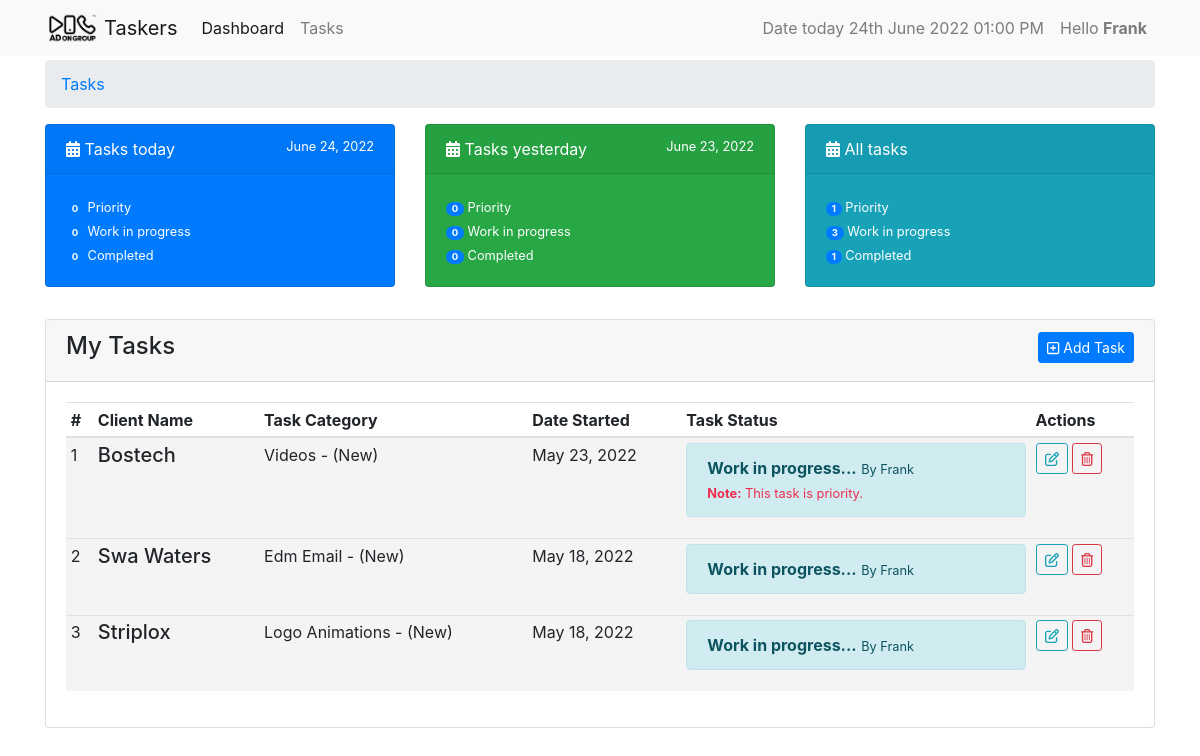
The page /tasks/ (signed in) on the database as committed earlier.
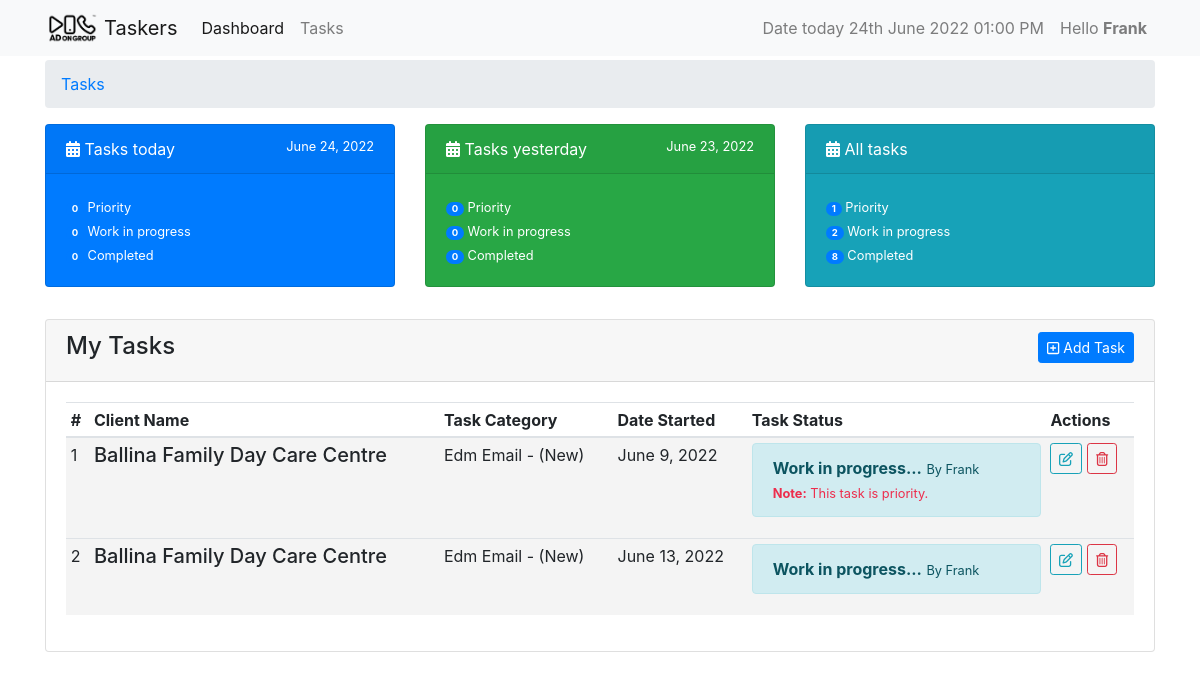
The same page on the database as committed later.
### tasks/models.py (models this page shows, shortened)
class Task(models.Model):
    slug = models.SlugField(unique=True, null=True, blank=True)
    user = models.ForeignKey(settings.AUTH_USER_MODEL,
                             on_delete=models.CASCADE, verbose_name='designers')
    task_type = models.ForeignKey(
        TaskType, on_delete=models.CASCADE, default=1)
    task_category = models.ForeignKey(
        TaskCategory, on_delete=models.CASCADE, default=1)
    name = models.CharField(max_length=120, verbose_name="Client name")
    paradise_link = models.URLField(
        blank=True, null=True, verbose_name="task link")
    check_list_link = models.URLField(
        max_length=120, verbose_name='check list link', blank=True, null=True)
    is_priority = models.BooleanField(
        default=False, verbose_name="Is Priority?", help_text="Checked if task is priority.")
    is_done = models.BooleanField(default=False, verbose_name="Is done?",
                                  help_text="Note: Checked if you're done.")
    created = models.DateTimeField(auto_now_add=True)
    updated = models.DateTimeField(auto_now=True)
    class Meta:
        ordering = ['is_done', '-updated', '-created']

class BaseTime(models.Model):
    created = models.DateTimeField(auto_now_add=True)
    updated = models.DateTimeField(auto_now=True)

class TaskCategory(BaseTime, models.Model):
    name = models.CharField(max_length=120, unique=True)
    task_point = models.FloatField(default=0.0)
    class Meta:
        verbose_name_plural = "Task Categories"
    def __str__(self):
        return self.name

class TaskType(BaseTime, models.Model):
    name = models.CharField(max_length=60)
    task_point = models.FloatField(default=0.0)
    def __str__(self):
        return self.name

### tasks/views.py (the view, shortened to what this page needs)
# urls.py: path('', views.TaskListView.as_view(), name="userview"),
class TaskListView(View):
    form_class = TaskForm
    template_name = 'task_form_template.html'
    @method_decorator(login_required)
    def dispatch(self, *args, **kwargs):
        return super().dispatch(*args, **kwargs)
    def get(self, request, *args, **kwargs):
        today = timezone.now()
        yesterday = today - timezone.timedelta(days=1)
        if request.user.is_superuser:
            tasks = Task.objects.all().filter(is_done=False)
            priority_tasks_today = Task.objects.filter(updated__date=today.date()).filter(is_priority=True).filter(is_done=False)
            priority_tasks_yesterday = Task.objects.filter(updated__date=yesterday.date()).filter(is_priority=True).filter(is_done=False)
            priority_tasks = Task.objects.filter(is_done=False).filter(is_priority=True)
            wip_tasks_today = Task.objects.filter(updated__date=today.date()).filter(is_done=False)
            wip_tasks_yesterday = Task.objects.filter(updated__date=yesterday.date()).filter(is_done=False)
            wip_tasks = Task.objects.filter(is_done=False)
            completed_tasks_today = Task.objects.filter(updated__date=today.date()).filter(is_done=True)
            completed_tasks_yesterday = Task.objects.filter(updated__date=yesterday.date()).filter(is_done=True)
            completed_tasks = Task.objects.filter(is_done=True)
            form = AdminTaskForm(request.POST or None)
        else:
            tasks = Task.objects.all().filter(user=request.user).filter(is_done=False)
            priority_tasks_today = Task.objects.filter(user=request.user).filter(updated__date=today.date()).filter(is_priority=True).filter(is_done=False)
            priority_tasks_yesterday = Task.objects.filter(user=request.user).filter(updated__date=yesterday.date()).filter(is_done=False).filter(is_priority=True)
            priority_tasks = Task.objects.filter(user=request.user).filter(is_done=False).filter(is_priority=True)
            wip_tasks_today = Task.objects.filter(user=request.user).filter(updated__date=today.date()).filter(is_done=False)
            wip_tasks_yesterday = Task.objects.filter(user=request.user).filter(updated__date=yesterday.date()).filter(is_done=False)
            wip_tasks = Task.objects.filter(user=request.user).filter(is_done=False)
            completed_tasks_today = Task.objects.filter(user=request.user).filter(updated__date=today.date()).filter(is_done=True)
            completed_tasks_yesterday = Task.objects.filter(user=request.user).filter(updated__date=yesterday.date()).filter(is_done=True)
            completed_tasks = Task.objects.filter(user=request.user).filter(is_done=True)
            form = self.form_class()
        context = {
                    'form': form,
                    'tasks': tasks,
                    'today': today,
                    'yesterday': yesterday,
                    'priority_tasks_today': priority_tasks_today,
                    'wip_tasks_today': wip_tasks_today,
                    'completed_tasks_today': completed_tasks_today,
                    'priority_tasks_yesterday': priority_tasks_yesterday,
                    'wip_tasks_yesterday': wip_tasks_yesterday,
                    'completed_tasks_yesterday': completed_tasks_yesterday,
                    'priority_tasks': priority_tasks,
                    'completed_tasks': completed_tasks,
                    'wip_tasks': wip_tasks
                }
        return render(request, self.template_name, context)

### tasks/templates/task_form_template.html (shortened to what the changed rows need)
{% extends 'base.html' %}
{% load crispy_forms_tags %}
{% block content %}
<div class="row mb-3">
    <div class="col-sm-4">
        <div class="card text-white bg-info mb-3">
            <div class="card-body">
                <small><span class="badge badge-primary badge-pill">{{ priority_tasks.count }}</span> Priority</small> <br>
                <small><span class="badge badge-primary badge-pill">{{ wip_tasks.count }}</span> Work in progress</small> <br>
                <small><span class="badge badge-primary badge-pill">{{ completed_tasks.count }}</span> Completed</small> <br>
            </div>
        </div>
    </div>
</div>
<div class="row">
    <div class="col-sm-12">
        <div class="card">
            <div class="card-body">
                <table class="table table-sm" id="tasks">
                    <thead>
                        <tr>
                            <th>#</th>
                            <th>Client Name</th>
                            <th>Task Category</th>
                            <th>Date Started</th>
                            <th>Task Status</th>
                            <th>Actions</th>
                        </tr>
                    </thead>
                    <tbody>
                        {% if request.user.is_superuser %}
                        {% for task in tasks %}
                        <tr {% if not task.is_done %} style="background-color: rgb(244, 244, 244);" {% endif %}>
                            <td>
                                {{ forloop.counter }}
                            </td>
                            <td>
                                <h5>{{ task.name|title }}</h5>
                            </td>
                            <td>
                                {{ task.task_category|title }} - ({{ task.task_type|title }})
                            </td>
                            <td>
                                {{ task.created|date }}
                            </td>
                            <td>
                                {% if task.is_done %}
                                <div class="alert alert-success">
                                    <div>
                                        <strong>Completed!</strong>
                                        <small>{{ task.updated|date }} | by {{task.user}}</small> <br>
                                        {% if task.is_priority %}
                                            <small style="color: rgb(237, 45, 77);"><strong>Note:</strong>  This task is priority.</small>
                                        {% endif %}
                                    </div>
                                </div>
                                {% else %}
                                <div class="alert alert-info">
                                    <div >
                                        <strong>Work in progress...</strong>
                                        <small>By {{task.user|title}}</small> <br>
                                        {% if task.is_priority %}
                                            <small style="color: rgb(237, 45, 77);"><strong>Note:</strong>  This task is priority.</small>
                                        {% endif %}
                                    </div>
                                </div>
                                {% endif %}
                            </td>
                            <td>
                                {% if not task.is_done %}
                                    <a href="{% url 'taskers:taskdetail' task.slug %}" class="btn btn-outline-info btn-sm"><i class="fa-regular fa-pen-to-square"></i></a>
                                    <a href="{% url 'taskers:taskdelete' task.slug %}" class="btn btn-outline-danger btn-sm"><i class="fa-regular fa-trash-can"></i></a>
                                {% else %}
                                    <a href="{% url 'taskers:taskdetail' task.slug %}" class="btn btn-outline-success btn-sm"><i class="fa-regular fa-rectangle-list"></i> Details</a>
                                {% endif %}
                            </td>
                        </tr>
                        {% endfor %}
                        {% else %}
                        {% for task in tasks %}
                        <tr {% if not task.is_done %} style="background-color: rgb(244, 244, 244);" {% endif %}>
                            <td>
                                {{ forloop.counter }}
                            </td>
                            <td>
                                <h5>{{ task.name|title }}</h5>
                            </td>
                            <td>
                                {{ task.task_category|title }} - ({{ task.task_type|title }})
                            </td>
                            <td>
                                {{ task.created|date }}
                            </td>
                            <td>
                                {% if task.is_done %}
                                <div class="alert alert-success">
                                    <div>
                                        <strong>Completed!</strong>
                                        <small>{{ task.updated|date }} | by {{task.user}}</small> <br>
                                        {% if task.is_priority %}
                                            <small style="color: rgb(237, 45, 77);"><strong>Note:</strong>  This task is priority.</small>
                                        {% endif %}
                                    </div>
                                </div>
                                {% else %}
                                <div class="alert alert-info">
                                    <div >
                                        <strong>Work in progress...</strong>
                                        <small>By {{task.user|title}}</small> <br>
                                        {% if task.is_priority %}
                                            <small style="color: rgb(237, 45, 77);"><strong>Note:</strong>  This task is priority.</small>
                                        {% endif %}
                                    </div>
                                </div>
                                {% endif %}
                            </td>
                            <td>
                                {% if not task.is_done %}
                                    <a href="{% url 'taskers:taskdetail' task.slug %}" class="btn btn-outline-info btn-sm"><i class="fa-regular fa-pen-to-square"></i></a>
                                    <a href="{% url 'taskers:taskdelete' task.slug %}" class="btn btn-outline-danger btn-sm"><i class="fa-regular fa-trash-can"></i></a>
                                {% else %}
                                    <a href="{% url 'taskers:taskdetail' task.slug %}" class="btn btn-outline-success btn-sm"><i class="fa-regular fa-rectangle-list"></i> Details</a>
                                {% endif %}
                            </td>
                        </tr>
                        {% endfor %}
                        {% endif %}
                    </tbody>
                </table>
            </div>
        </div>
    </div>
</div>
{% endblock %}

Rows that differ between the two databases and show on the page:
no longer on this page (row edited): Task: name "Bostech", task_category "Videos", task_type "New", created "May 23, 2022", user "Frank", shows "Note:", is_priority "This task is priority.", is_done False (drawn)
no longer on this page (row edited): Task: name "Swa Waters", task_category "Edm Email", task_type "New", created "May 18, 2022", user "Frank", is_done False (drawn)
no longer on this page (row edited): Task: name "Striplox", task_category "Logo Animations", task_type "New", created "May 18, 2022", user "Frank", is_done False (drawn)
added Task: name "Ballina Family Day Care Centre", task_category "Edm Email", task_type "New", created "June 9, 2022", user "Frank", shows "Note:", is_priority "This task is priority.", is_done False (drawn)
added Task: name "Ballina Family Day Care Centre", task_category "Edm Email", task_type "New", created "June 13, 2022", user "Frank", is_done False (drawn)
Other text that changed with them:
{{ wip_tasks.count }}: "3" → "2"
{{ completed_tasks.count }}: "1" → "8"
